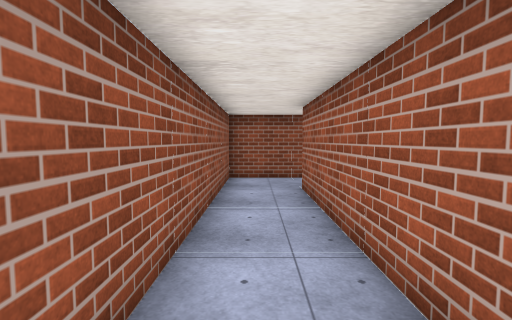
view 1 (above)

20 first-person views from a walk through a Unity game level. The camera is 1.5 m above the floor, tilts 4° down and sees 85° across. The floor is counted in squares, 1 m on a side. Each view is taken from the middle of a square. On the plan, view 1 faces up. The plan holds only what a view shows up to about 14 squares ahead; the rest is blank. The place goes on beyond the plan. Some surface patterns are stand-ins.

view 2
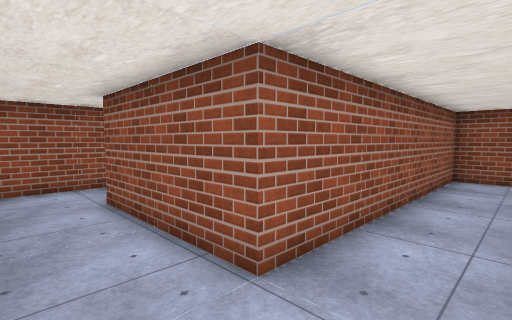

view 3
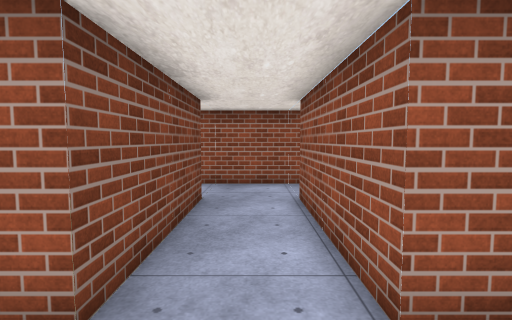

view 4
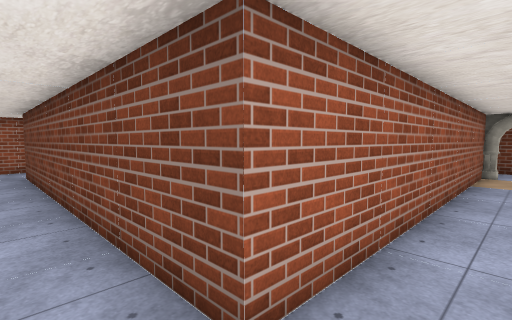

view 5
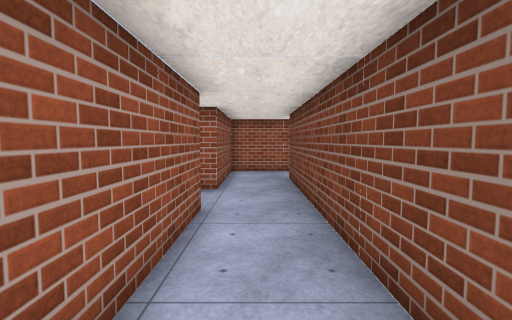

view 6
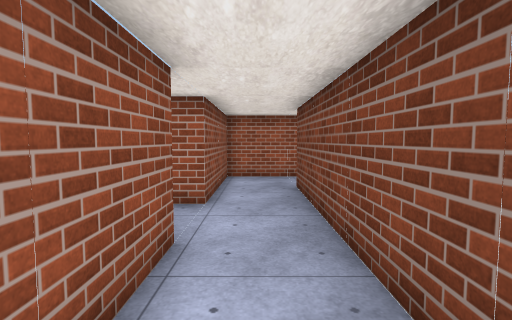

view 7
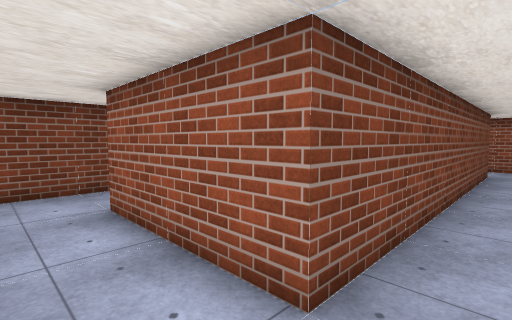

view 8
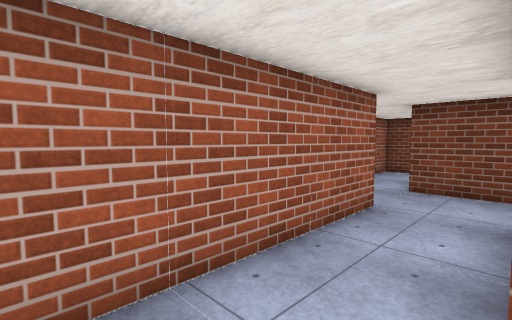

view 9
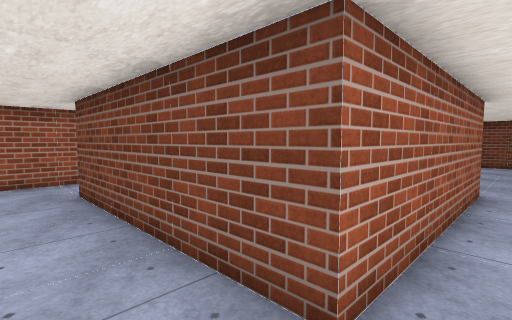

view 10
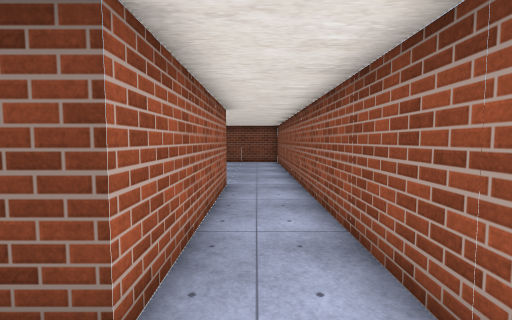

view 11
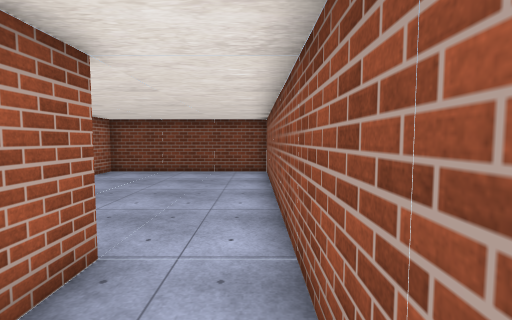

view 12
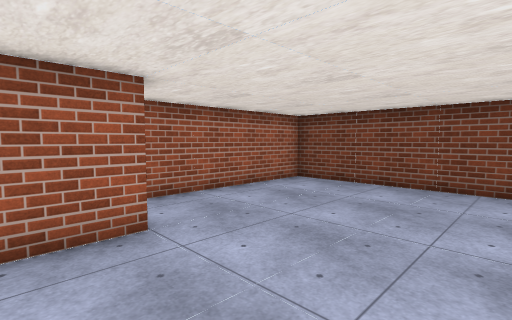

view 13
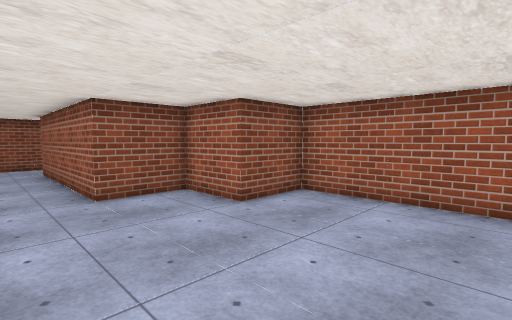

view 14
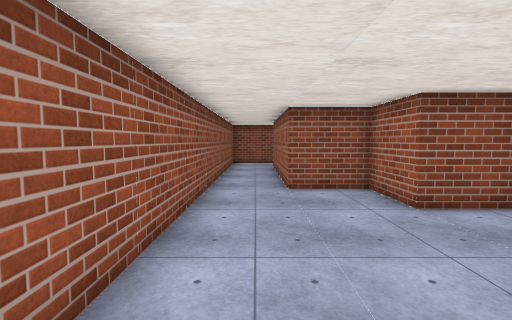

view 15
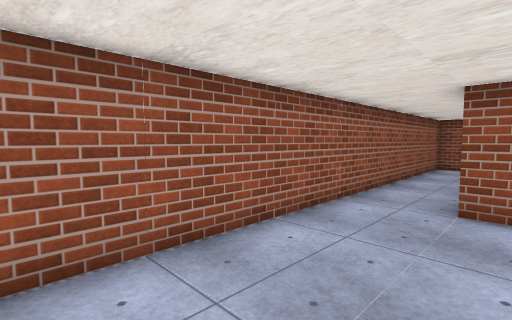

view 16
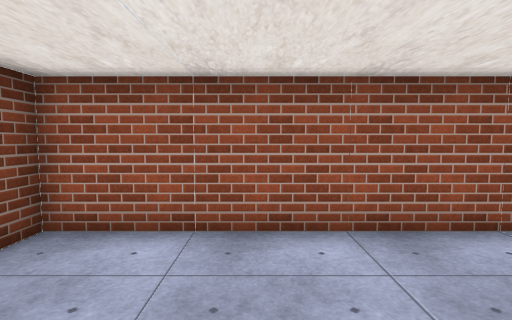

view 17
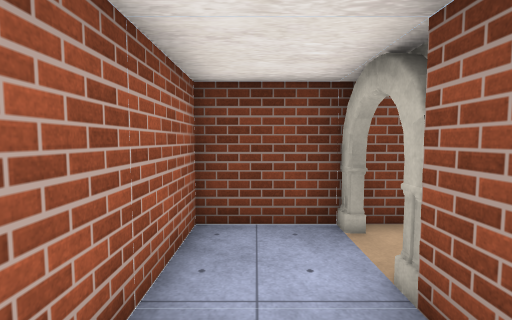

view 18
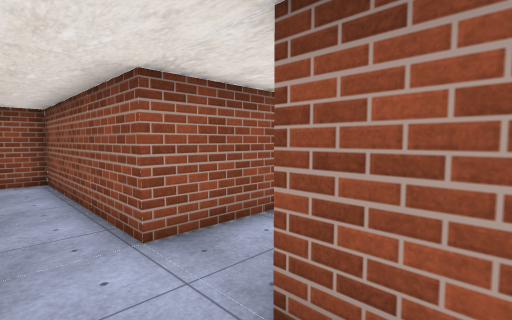

view 19
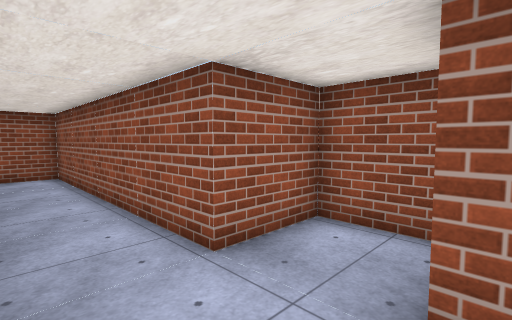

view 20
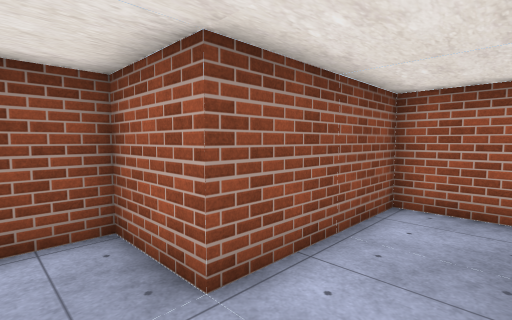

### Floor plan
Points are (right, up) in squares from view 1. A wall is a line through its corners. A room is listed if a view was taken in it or the views show most of it. See-through windows are left out.
Room 1 (views 1, 2, 3, 4, 5, 6, 7, 8, 9, 10, 11, 12, 13, 14, 15, 16, 17, 18, 19, 20)
walls: (1.4, -2.9) (1.4, 8.7) (14, 8.7) (14, 3.6) (6.5, 3.6) (6.5, -16.5) (14, -16.5) (14, -9) (11.5, -9) (11.5, -6.4) (9, -6.4) (9, 1.1) (16.6, 1.1); (15.2, -3.9) (16.1, -3.9); (16.6, -0.5) (16.6, -1.5); (16.6, -3.9) (19.1, -3.9) (19.1, 2.6); (18, 3.6) (16.6, 3.6) (16.6, 11.2) (11.5, 11.2) (11.5, 13.7) (9, 13.7) (9, 11.2) (-1.1, 11.2) (-1.1, 1.1) (-6.1, 1.1); (-6.1, -1.4) (-1.1, -1.4); (-8.6, 2) (-8.6, -2)
objects: trap (16, -3) to (16, -2)

Where each view was taken, in squares from view 1:
view 1: 0 up, 0 right, facing up
view 2: 1 down, 1 right, facing up-left
view 3: 0 up, 1 right, facing left
view 4: 10 up, 0 right, facing down-right
view 5: 10 up, 3 right, facing right
view 6: 10 up, 5 right, facing right
view 7: 10 up, 16 right, facing down-left
view 8: 10 up, 14 right, facing down-right
view 9: 3 up, 8 right, facing down-right
view 10: 3 up, 8 right, facing down
view 11: 3 down, 7 right, facing down
view 12: 7 down, 7 right, facing down-right
view 13: 14 down, 7 right, facing up-right
view 14: 15 down, 8 right, facing up
view 15: 13 down, 10 right, facing up-left
view 16: 13 down, 11 right, facing left
view 17: 1 up, 18 right, facing down
view 18: 2 up, 18 right, facing up-left
view 19: 9 up, 12 right, facing up-left
view 20: 9 up, 10 right, facing up-right
